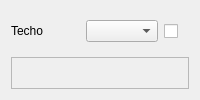
                 <widget class="QFrame" name="frTecho">
                  <property name="frameShape">
                   <enum>QFrame::NoFrame</enum>
                  </property>
                  <layout class="QVBoxLayout" name="verticalLayout_11">
                   <item>
                    <widget class="QFrame" name="techo">
                     <property name="sizePolicy">
                      <sizepolicy hsizetype="Expanding" vsizetype="Fixed">
                       <horstretch>0</horstretch>
                       <verstretch>0</verstretch>
                      </sizepolicy>
                     </property>
                     <property name="frameShape">
                      <enum>QFrame::NoFrame</enum>
                     </property>
                     <layout class="QHBoxLayout" name="horizontalLayout_10">
                      <property name="leftMargin">
                       <number>0</number>
                      </property>
                      <property name="rightMargin">
                       <number>0</number>
                      </property>
                      <item>
                       <widget class="QLabel" name="label_13">
                        <property name="maximumSize">
                         <size>
                          <width>100</width>
                          <height>16777215</height>
                         </size>
                        </property>
                        <property name="text">
                         <string>Techo</string>
                        </property>
                       </widget>
                      </item>
                      <item>
                       <widget class="QComboBox" name="cbTecho">
                        <property name="maximumSize">
                         <size>
                          <width>250</width>
                          <height>16777215</height>
                         </size>
                        </property>
                       </widget>
                      </item>
                      <item>
                       <widget class="QCheckBox" name="checkTecho">
                        <property name="maximumSize">
                         <size>
                          <width>25</width>
                          <height>25</height>
                         </size>
                        </property>
                        <property name="toolTip">
                         <string>Activa si hay objetos en esta superficie</string>
                        </property>
                        <property name="text">
                         <string/>
                        </property>
                        <property name="checkable">
                         <bool>true</bool>
                        </property>
                        <property name="checked">
                         <bool>false</bool>
                        </property>
                        <property name="autoRepeat">
                         <bool>false</bool>
                        </property>
                        <property name="autoExclusive">
                         <bool>false</bool>
                        </property>
                       </widget>
                      </item>
                     </layout>
                    </widget>
                   </item>
                   <item>
                    <widget class="QFrame" name="contObjTecho">
                     <property name="sizePolicy">
                      <sizepolicy hsizetype="Preferred" vsizetype="MinimumExpanding">
                       <horstretch>0</horstretch>
                       <verstretch>0</verstretch>
                      </sizepolicy>
                     </property>
                     <property name="frameShape">
                      <enum>QFrame::StyledPanel</enum>
                     </property>
                     <property name="frameShadow">
                      <enum>QFrame::Raised</enum>
                     </property>
                     <layout class="QVBoxLayout" name="verticalLayout_18">
                      <property name="spacing">
                       <number>0</number>
                      </property>
                      <property name="leftMargin">
                       <number>0</number>
                      </property>
                      <property name="topMargin">
                       <number>0</number>
                      </property>
                      <property name="rightMargin">
                       <number>0</number>
                      </property>
                      <property name="bottomMargin">
                       <number>0</number>
                      </property>
                      <item>
                       <widget class="QFrame" name="objetoTecho">
                        <property name="styleSheet">
                         <string notr="true"/>
                        </property>
                        <property name="frameShape">
                         <enum>QFrame::NoFrame</enum>
                        </property>
                        <layout class="QHBoxLayout" name="horizontalLayout_18">
                         <property name="spacing">
                          <number>6</number>
                         </property>
                         <property name="leftMargin">
                          <number>30</number>
                         </property>
                         <property name="topMargin">
                          <number>0</number>
                         </property>
                         <property name="rightMargin">
                          <number>0</number>
                         </property>
                         <property name="bottomMargin">
                          <number>0</number>
                         </property>
                        </layout>
                       </widget>
                      </item>
                     </layout>
                    </widget>
                   </item>
                  </layout>
                 </widget>
